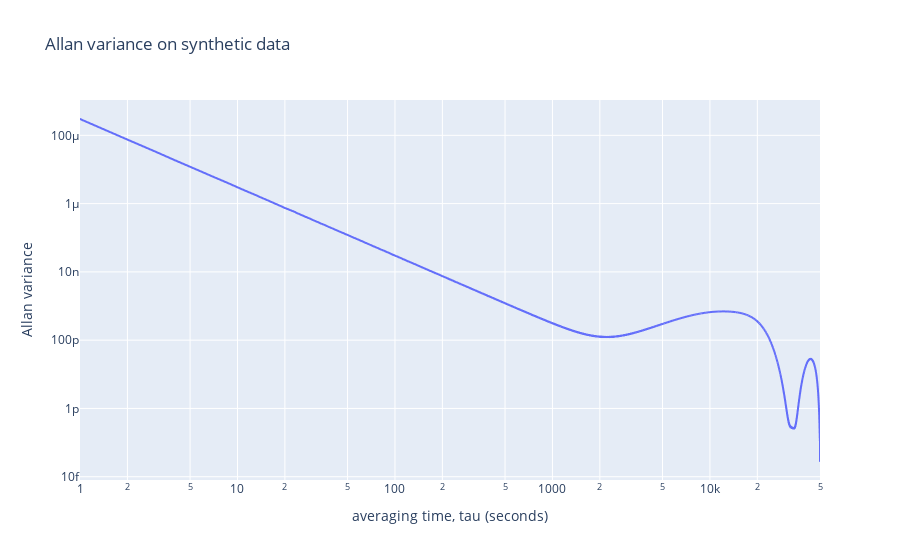

Source (notebook cell):
### Code cell
df = pd.DataFrame({'averaging time, tau (seconds)': taus, 'Allan variance': avars})
px.line(df, x='averaging time, tau (seconds)', y='Allan variance', title='Allan variance on synthetic data', log_x=True, log_y=True)

### Figure 1 — Plotly figure (JSON) as saved in the notebook; plotly's stock layout.template omitted (floating-point values rounded to 4 significant figures; data arrays with more than 128 entries replaced by an {"elided": "..."} marker saying what was removed)
{"data": [{"hovertemplate": "averaging time, tau (seconds)=%{x}<br>Allan variance=%{y}<extra></extra>", "legendgroup": "", "line": {"color": "#636efa", "dash": "solid"}, "marker": {"symbol": "circle"}, "mode": "lines", "name": "", "showlegend": false, "type": "scattergl", "x": {"elided": "49997 int values"}, "xaxis": "x", "y": {"elided": "49997 float values"}, "yaxis": "y"}], "layout": {"legend": {"tracegroupgap": 0}, "title": {"text": "Allan variance on synthetic data"}, "xaxis": {"anchor": "y", "domain": [0, 1], "title": {"text": "averaging time, tau (seconds)"}, "type": "log"}, "yaxis": {"anchor": "x", "domain": [0, 1], "title": {"text": "Allan variance"}, "type": "log"}}}
